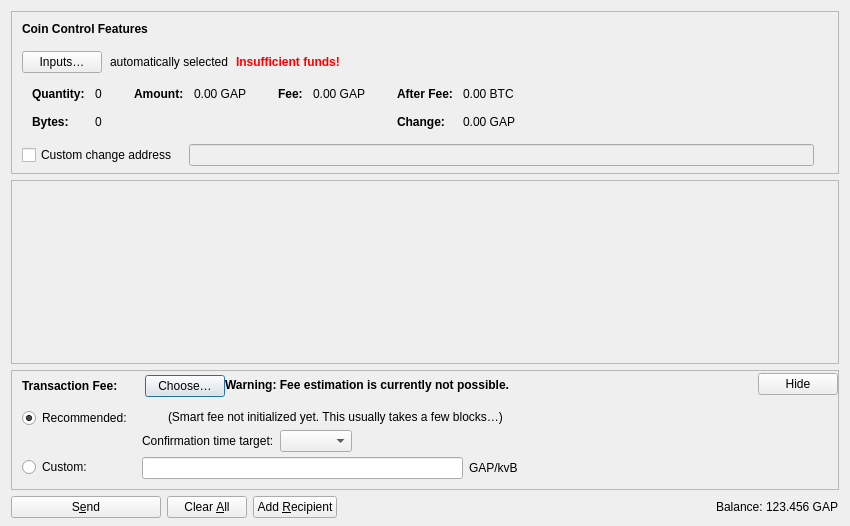
<?xml version="1.0" encoding="UTF-8"?>
<ui version="4.0">
 <class>SendCoinsDialog</class>
 <widget class="QDialog" name="SendCoinsDialog">
  <property name="geometry">
   <rect>
    <x>0</x>
    <y>0</y>
    <width>850</width>
    <height>526</height>
   </rect>
  </property>
  <property name="windowTitle">
   <string>Send Coins</string>
  </property>
  <layout class="QVBoxLayout" name="verticalLayout" stretch="0,1,0,0">
   <property name="bottomMargin">
    <number>8</number>
   </property>
   <item>
    <widget class="QFrame" name="frameCoinControl">
     <property name="sizePolicy">
      <sizepolicy hsizetype="Expanding" vsizetype="Expanding">
       <horstretch>0</horstretch>
       <verstretch>0</verstretch>
      </sizepolicy>
     </property>
     <property name="maximumSize">
      <size>
       <width>16777215</width>
       <height>16777215</height>
      </size>
     </property>
     <property name="frameShape">
      <enum>QFrame::StyledPanel</enum>
     </property>
     <property name="frameShadow">
      <enum>QFrame::Sunken</enum>
     </property>
     <layout class="QVBoxLayout" name="verticalLayoutCoinControl2">
      <property name="spacing">
       <number>0</number>
      </property>
      <property name="leftMargin">
       <number>0</number>
      </property>
      <property name="topMargin">
       <number>0</number>
      </property>
      <property name="rightMargin">
       <number>0</number>
      </property>
      <property name="bottomMargin">
       <number>6</number>
      </property>
      <item>
       <layout class="QVBoxLayout" name="verticalLayoutCoinControl" stretch="0,0,0,0,1">
        <property name="spacing">
         <number>0</number>
        </property>
        <property name="leftMargin">
         <number>10</number>
        </property>
        <property name="topMargin">
         <number>10</number>
        </property>
        <item>
         <layout class="QHBoxLayout" name="horizontalLayoutCoinControl1">
          <property name="bottomMargin">
           <number>15</number>
          </property>
          <item>
           <widget class="QLabel" name="labelCoinControlFeatures">
            <property name="sizePolicy">
             <sizepolicy hsizetype="Preferred" vsizetype="Maximum">
              <horstretch>0</horstretch>
              <verstretch>0</verstretch>
             </sizepolicy>
            </property>
            <property name="font">
             <font>
              <weight>75</weight>
              <bold>true</bold>
             </font>
            </property>
            <property name="styleSheet">
             <string notr="true">font-weight:bold;</string>
            </property>
            <property name="text">
             <string>Coin Control Features</string>
            </property>
           </widget>
          </item>
         </layout>
        </item>
        <item>
         <layout class="QHBoxLayout" name="horizontalLayoutCoinControl2" stretch="0,0,0,0">
          <property name="spacing">
           <number>8</number>
          </property>
          <property name="bottomMargin">
           <number>10</number>
          </property>
          <item>
           <widget class="QPushButton" name="pushButtonCoinControl">
            <property name="styleSheet">
             <string notr="true"/>
            </property>
            <property name="text">
             <string>Inputs…</string>
            </property>
            <property name="autoDefault">
             <bool>false</bool>
            </property>
           </widget>
          </item>
          <item>
           <widget class="QLabel" name="labelCoinControlAutomaticallySelected">
            <property name="text">
             <string>automatically selected</string>
            </property>
            <property name="margin">
             <number>5</number>
            </property>
           </widget>
          </item>
          <item>
           <widget class="QLabel" name="labelCoinControlInsuffFunds">
            <property name="font">
             <font>
              <weight>75</weight>
              <bold>true</bold>
             </font>
            </property>
            <property name="styleSheet">
             <string notr="true">color:red;font-weight:bold;</string>
            </property>
            <property name="text">
             <string>Insufficient funds!</string>
            </property>
            <property name="margin">
             <number>5</number>
            </property>
           </widget>
          </item>
          <item>
           <spacer name="horizontalSpacerCoinControl">
            <property name="orientation">
             <enum>Qt::Horizontal</enum>
            </property>
            <property name="sizeHint" stdset="0">
             <size>
              <width>40</width>
              <height>1</height>
             </size>
            </property>
           </spacer>
          </item>
         </layout>
        </item>
        <item>
         <widget class="QWidget" name="widgetCoinControl" native="true">
          <property name="sizePolicy">
           <sizepolicy hsizetype="Preferred" vsizetype="Preferred">
            <horstretch>0</horstretch>
            <verstretch>0</verstretch>
           </sizepolicy>
          </property>
          <property name="minimumSize">
           <size>
            <width>0</width>
            <height>0</height>
           </size>
          </property>
          <property name="styleSheet">
           <string notr="true"/>
          </property>
          <layout class="QHBoxLayout" name="horizontalLayoutCoinControl5">
           <property name="leftMargin">
            <number>0</number>
           </property>
           <property name="topMargin">
            <number>0</number>
           </property>
           <property name="rightMargin">
            <number>0</number>
           </property>
           <property name="bottomMargin">
            <number>0</number>
           </property>
           <item>
            <layout class="QHBoxLayout" name="horizontalLayoutCoinControl3" stretch="0,0,0,1">
             <property name="spacing">
              <number>20</number>
             </property>
             <property name="topMargin">
              <number>0</number>
             </property>
             <property name="bottomMargin">
              <number>10</number>
             </property>
             <item>
              <layout class="QFormLayout" name="formLayoutCoinControl1">
               <property name="labelAlignment">
                <set>Qt::AlignLeft|Qt::AlignVCenter</set>
               </property>
               <property name="horizontalSpacing">
                <number>10</number>
               </property>
               <property name="verticalSpacing">
                <number>14</number>
               </property>
               <property name="leftMargin">
                <number>10</number>
               </property>
               <property name="topMargin">
                <number>4</number>
               </property>
               <property name="rightMargin">
                <number>6</number>
               </property>
               <item row="0" column="0">
                <widget class="QLabel" name="labelCoinControlQuantityText">
                 <property name="font">
                  <font>
                   <weight>75</weight>
                   <bold>true</bold>
                  </font>
                 </property>
                 <property name="text">
                  <string>Quantity:</string>
                 </property>
                 <property name="margin">
                  <number>0</number>
                 </property>
                </widget>
               </item>
               <item row="0" column="1">
                <widget class="QLabel" name="labelCoinControlQuantity">
                 <property name="cursor">
                  <cursorShape>IBeamCursor</cursorShape>
                 </property>
                 <property name="contextMenuPolicy">
                  <enum>Qt::ActionsContextMenu</enum>
                 </property>
                 <property name="text">
                  <string notr="true">0</string>
                 </property>
                 <property name="margin">
                  <number>0</number>
                 </property>
                 <property name="textInteractionFlags">
                  <set>Qt::LinksAccessibleByMouse|Qt::TextSelectableByKeyboard|Qt::TextSelectableByMouse</set>
                 </property>
                </widget>
               </item>
               <item row="1" column="0">
                <widget class="QLabel" name="labelCoinControlBytesText">
                 <property name="font">
                  <font>
                   <weight>75</weight>
                   <bold>true</bold>
                  </font>
                 </property>
                 <property name="text">
                  <string>Bytes:</string>
                 </property>
                </widget>
               </item>
               <item row="1" column="1">
                <widget class="QLabel" name="labelCoinControlBytes">
                 <property name="cursor">
                  <cursorShape>IBeamCursor</cursorShape>
                 </property>
                 <property name="contextMenuPolicy">
                  <enum>Qt::ActionsContextMenu</enum>
                 </property>
                 <property name="text">
                  <string notr="true">0</string>
                 </property>
                 <property name="textInteractionFlags">
                  <set>Qt::LinksAccessibleByMouse|Qt::TextSelectableByKeyboard|Qt::TextSelectableByMouse</set>
                 </property>
                </widget>
               </item>
              </layout>
             </item>
             <item>
              <layout class="QFormLayout" name="formLayoutCoinControl2">
               <property name="horizontalSpacing">
                <number>10</number>
               </property>
               <property name="verticalSpacing">
                <number>14</number>
               </property>
               <property name="leftMargin">
                <number>6</number>
               </property>
               <property name="topMargin">
                <number>4</number>
               </property>
               <property name="rightMargin">
                <number>6</number>
               </property>
               <item row="0" column="0">
                <widget class="QLabel" name="labelCoinControlAmountText">
                 <property name="font">
                  <font>
                   <weight>75</weight>
                   <bold>true</bold>
                  </font>
                 </property>
                 <property name="text">
                  <string>Amount:</string>
                 </property>
                 <property name="margin">
                  <number>0</number>
                 </property>
                </widget>
               </item>
               <item row="0" column="1">
                <widget class="QLabel" name="labelCoinControlAmount">
                 <property name="cursor">
                  <cursorShape>IBeamCursor</cursorShape>
                 </property>
                 <property name="contextMenuPolicy">
                  <enum>Qt::ActionsContextMenu</enum>
                 </property>
                 <property name="text">
                  <string notr="true">0.00 GAP</string>
                 </property>
                 <property name="textInteractionFlags">
                  <set>Qt::LinksAccessibleByMouse|Qt::TextSelectableByKeyboard|Qt::TextSelectableByMouse</set>
                 </property>
                </widget>
               </item>
              </layout>
             </item>
             <item>
              <layout class="QFormLayout" name="formLayoutCoinControl3">
               <property name="horizontalSpacing">
                <number>10</number>
               </property>
               <property name="verticalSpacing">
                <number>14</number>
               </property>
               <property name="leftMargin">
                <number>6</number>
               </property>
               <property name="topMargin">
                <number>4</number>
               </property>
               <property name="rightMargin">
                <number>6</number>
               </property>
               <item row="0" column="0">
                <widget class="QLabel" name="labelCoinControlFeeText">
                 <property name="font">
                  <font>
                   <weight>75</weight>
                   <bold>true</bold>
                  </font>
                 </property>
                 <property name="text">
                  <string>Fee:</string>
                 </property>
                 <property name="margin">
                  <number>0</number>
                 </property>
                </widget>
               </item>
               <item row="0" column="1">
                <widget class="QLabel" name="labelCoinControlFee">
                 <property name="cursor">
                  <cursorShape>IBeamCursor</cursorShape>
                 </property>
                 <property name="contextMenuPolicy">
                  <enum>Qt::ActionsContextMenu</enum>
                 </property>
                 <property name="text">
                  <string notr="true">0.00 GAP</string>
                 </property>
                 <property name="textInteractionFlags">
                  <set>Qt::LinksAccessibleByMouse|Qt::TextSelectableByKeyboard|Qt::TextSelectableByMouse</set>
                 </property>
                </widget>
               </item>
              </layout>
             </item>
             <item>
              <layout class="QFormLayout" name="formLayoutCoinControl4">
               <property name="labelAlignment">
                <set>Qt::AlignLeft|Qt::AlignVCenter</set>
               </property>
               <property name="horizontalSpacing">
                <number>10</number>
               </property>
               <property name="verticalSpacing">
                <number>14</number>
               </property>
               <property name="leftMargin">
                <number>6</number>
               </property>
               <property name="topMargin">
                <number>4</number>
               </property>
               <property name="rightMargin">
                <number>6</number>
               </property>
               <item row="0" column="0">
                <widget class="QLabel" name="labelCoinControlAfterFeeText">
                 <property name="font">
                  <font>
                   <weight>75</weight>
                   <bold>true</bold>
                  </font>
                 </property>
                 <property name="text">
                  <string>After Fee:</string>
                 </property>
                 <property name="margin">
                  <number>0</number>
                 </property>
                </widget>
               </item>
               <item row="0" column="1">
                <widget class="QLabel" name="labelCoinControlAfterFee">
                 <property name="cursor">
                  <cursorShape>IBeamCursor</cursorShape>
                 </property>
                 <property name="contextMenuPolicy">
                  <enum>Qt::ActionsContextMenu</enum>
                 </property>
                 <property name="text">
                  <string notr="true">0.00 BTC</string>
                 </property>
                 <property name="textInteractionFlags">
                  <set>Qt::LinksAccessibleByMouse|Qt::TextSelectableByKeyboard|Qt::TextSelectableByMouse</set>
                 </property>
                </widget>
               </item>
               <item row="1" column="0">
                <widget class="QLabel" name="labelCoinControlChangeText">
                 <property name="font">
                  <font>
                   <weight>75</weight>
                   <bold>true</bold>
                  </font>
                 </property>
                 <property name="text">
                  <string>Change:</string>
                 </property>
                </widget>
               </item>
               <item row="1" column="1">
                <widget class="QLabel" name="labelCoinControlChange">
                 <property name="cursor">
                  <cursorShape>IBeamCursor</cursorShape>
                 </property>
                 <property name="contextMenuPolicy">
                  <enum>Qt::ActionsContextMenu</enum>
                 </property>
                 <property name="text">
                  <string notr="true">0.00 GAP</string>
                 </property>
                 <property name="textInteractionFlags">
                  <set>Qt::LinksAccessibleByMouse|Qt::TextSelectableByKeyboard|Qt::TextSelectableByMouse</set>
                 </property>
                </widget>
               </item>
              </layout>
             </item>
            </layout>
           </item>
          </layout>
         </widget>
        </item>
        <item>
         <layout class="QHBoxLayout" name="horizontalLayoutCoinControl4" stretch="0,0,0">
          <property name="spacing">
           <number>12</number>
          </property>
          <property name="sizeConstraint">
           <enum>QLayout::SetDefaultConstraint</enum>
          </property>
          <property name="topMargin">
           <number>5</number>
          </property>
          <property name="rightMargin">
           <number>5</number>
          </property>
          <item>
           <widget class="QCheckBox" name="checkBoxCoinControlChange">
            <property name="toolTip">
             <string>If this is activated, but the change address is empty or invalid, change will be sent to a newly generated address.</string>
            </property>
            <property name="text">
             <string>Custom change address</string>
            </property>
           </widget>
          </item>
          <item>
           <widget class="QValidatedLineEdit" name="lineEditCoinControlChange">
            <property name="enabled">
             <bool>false</bool>
            </property>
            <property name="sizePolicy">
             <sizepolicy hsizetype="Expanding" vsizetype="Fixed">
              <horstretch>0</horstretch>
              <verstretch>0</verstretch>
             </sizepolicy>
            </property>
           </widget>
          </item>
          <item>
           <widget class="QLabel" name="labelCoinControlChangeLabel">
            <property name="sizePolicy">
             <sizepolicy hsizetype="Preferred" vsizetype="Expanding">
              <horstretch>0</horstretch>
              <verstretch>0</verstretch>
             </sizepolicy>
            </property>
            <property name="minimumSize">
             <size>
              <width>0</width>
              <height>0</height>
             </size>
            </property>
            <property name="text">
             <string/>
            </property>
            <property name="margin">
             <number>3</number>
            </property>
           </widget>
          </item>
         </layout>
        </item>
        <item>
         <spacer name="verticalSpacerCoinControl">
          <property name="orientation">
           <enum>Qt::Vertical</enum>
          </property>
          <property name="sizeHint" stdset="0">
           <size>
            <width>800</width>
            <height>1</height>
           </size>
          </property>
         </spacer>
        </item>
       </layout>
      </item>
     </layout>
    </widget>
   </item>
   <item>
    <widget class="QScrollArea" name="scrollArea">
     <property name="widgetResizable">
      <bool>true</bool>
     </property>
     <widget class="QWidget" name="scrollAreaWidgetContents">
      <property name="geometry">
       <rect>
        <x>0</x>
        <y>0</y>
        <width>830</width>
        <height>104</height>
       </rect>
      </property>
      <layout class="QVBoxLayout" name="verticalLayout_2" stretch="0,1">
       <property name="leftMargin">
        <number>0</number>
       </property>
       <property name="topMargin">
        <number>0</number>
       </property>
       <property name="rightMargin">
        <number>0</number>
       </property>
       <property name="bottomMargin">
        <number>0</number>
       </property>
       <item>
        <layout class="QVBoxLayout" name="entries">
         <property name="spacing">
          <number>6</number>
         </property>
        </layout>
       </item>
       <item>
        <spacer name="verticalSpacer">
         <property name="orientation">
          <enum>Qt::Vertical</enum>
         </property>
         <property name="sizeHint" stdset="0">
          <size>
           <width>20</width>
           <height>40</height>
          </size>
         </property>
        </spacer>
       </item>
      </layout>
     </widget>
    </widget>
   </item>
   <item>
    <widget class="QFrame" name="frameFee">
     <property name="sizePolicy">
      <sizepolicy hsizetype="Expanding" vsizetype="Expanding">
       <horstretch>0</horstretch>
       <verstretch>0</verstretch>
      </sizepolicy>
     </property>
     <property name="maximumSize">
      <size>
       <width>16777215</width>
       <height>16777215</height>
      </size>
     </property>
     <property name="frameShape">
      <enum>QFrame::StyledPanel</enum>
     </property>
     <property name="frameShadow">
      <enum>QFrame::Sunken</enum>
     </property>
     <layout class="QVBoxLayout" name="verticalLayoutFee1">
      <property name="spacing">
       <number>0</number>
      </property>
      <property name="leftMargin">
       <number>0</number>
      </property>
      <property name="topMargin">
       <number>0</number>
      </property>
      <property name="rightMargin">
       <number>0</number>
      </property>
      <property name="bottomMargin">
       <number>0</number>
      </property>
      <item>
       <layout class="QVBoxLayout" name="verticalLayoutFee2" stretch="0,0,0">
        <property name="spacing">
         <number>0</number>
        </property>
        <property name="leftMargin">
         <number>10</number>
        </property>
        <property name="topMargin">
         <number>0</number>
        </property>
        <item>
         <layout class="QHBoxLayout" name="horizontalLayoutFee1">
          <property name="bottomMargin">
           <number>0</number>
          </property>
          <item>
           <layout class="QVBoxLayout" name="verticalLayoutFee7">
            <property name="spacing">
             <number>0</number>
            </property>
            <item>
             <spacer name="verticalSpacerSmartFee">
              <property name="orientation">
               <enum>Qt::Vertical</enum>
              </property>
              <property name="sizeType">
               <enum>QSizePolicy::Fixed</enum>
              </property>
              <property name="sizeHint" stdset="0">
               <size>
                <width>1</width>
                <height>4</height>
               </size>
              </property>
             </spacer>
            </item>
            <item>
             <layout class="QHBoxLayout" name="horizontalLayoutSmartFee">
              <property name="spacing">
               <number>10</number>
              </property>
              <item>
               <widget class="QLabel" name="labelFeeHeadline">
                <property name="sizePolicy">
                 <sizepolicy hsizetype="Preferred" vsizetype="Maximum">
                  <horstretch>0</horstretch>
                  <verstretch>0</verstretch>
                 </sizepolicy>
                </property>
                <property name="font">
                 <font>
                  <weight>75</weight>
                  <bold>true</bold>
                 </font>
                </property>
                <property name="styleSheet">
                 <string notr="true">font-weight:bold;</string>
                </property>
                <property name="text">
                 <string>Transaction Fee:</string>
                </property>
               </widget>
              </item>
              <item>
               <widget class="QLabel" name="labelFeeMinimized">
                <property name="text">
                 <string/>
                </property>
               </widget>
              </item>
              <item>
               <widget class="QPushButton" name="buttonChooseFee">
                <property name="text">
                 <string>Choose…</string>
                </property>
               </widget>
              </item>
             </layout>
            </item>
            <item>
             <spacer name="verticalSpacer_5">
              <property name="orientation">
               <enum>Qt::Vertical</enum>
              </property>
              <property name="sizeHint" stdset="0">
               <size>
                <width>1</width>
                <height>1</height>
               </size>
              </property>
             </spacer>
            </item>
           </layout>
          </item>
          <item>
           <widget class="QLabel" name="fallbackFeeWarningLabel">
            <property name="toolTip">
             <string>Using the fallbackfee can result in sending a transaction that will take several hours or days (or never) to confirm. Consider choosing your fee manually or wait until you have validated the complete chain.</string>
            </property>
            <property name="font">
            <font>
                <weight>75</weight>
                <bold>true</bold>
            </font>
            </property>
            <property name="text">
             <string>Warning: Fee estimation is currently not possible.</string>
            </property>
            <property name="wordWrap">
             <bool>false</bool>
            </property>
           </widget>
          </item>
          <item>
           <spacer name="horizontalSpacer_4">
            <property name="orientation">
             <enum>Qt::Horizontal</enum>
            </property>
            <property name="sizeType">
             <enum>QSizePolicy::MinimumExpanding</enum>
            </property>
            <property name="sizeHint" stdset="0">
             <size>
              <width>40</width>
              <height>20</height>
             </size>
            </property>
           </spacer>
          </item>
          <item>
           <widget class="QPushButton" name="buttonMinimizeFee">
            <property name="toolTip">
             <string>Hide transaction fee settings</string>
            </property>
            <property name="text">
             <string>Hide</string>
            </property>
           </widget>
          </item>
         </layout>
        </item>
        <item>
         <widget class="QFrame" name="frameFeeSelection">
          <layout class="QVBoxLayout" name="verticalLayoutFee12">
           <property name="spacing">
            <number>0</number>
           </property>
           <property name="leftMargin">
            <number>0</number>
           </property>
           <property name="topMargin">
            <number>0</number>
           </property>
           <property name="rightMargin">
            <number>0</number>
           </property>
           <property name="bottomMargin">
            <number>0</number>
           </property>
           <item>
            <layout class="QGridLayout" name="gridLayoutFee">
             <property name="topMargin">
              <number>10</number>
             </property>
             <property name="bottomMargin">
              <number>4</number>
             </property>
             <property name="horizontalSpacing">
              <number>10</number>
             </property>
             <property name="verticalSpacing">
              <number>4</number>
             </property>
             <item row="1" column="1">
              <layout class="QVBoxLayout" name="verticalLayoutFee8">
               <property name="spacing">
                <number>6</number>
               </property>
               <item>
                <layout class="QHBoxLayout" name="horizontalLayoutFee13">
                 <item>
                  <widget class="RiecoinAmountField" name="customFee"/>
                 </item>
                 <item>
                  <widget class="QLabel" name="labelCustomPerKilobyte">
                   <property name="toolTip">
                    <string>Specify a custom fee per kB (1,000 bytes) of the transaction's virtual size.</string>
                   </property>
                   <property name="text">
                    <string>GAP/kvB</string>
                   </property>
                  </widget>
                 </item>
                 <item>
                  <spacer name="horizontalSpacer_6">
                   <property name="orientation">
                    <enum>Qt::Horizontal</enum>
                   </property>
                   <property name="sizeHint" stdset="0">
                    <size>
                     <width>1</width>
                     <height>1</height>
                    </size>
                   </property>
                  </spacer>
                 </item>
                </layout>
               </item>
               <item>
                <layout class="QHBoxLayout" name="horizontalLayoutFee8">
                 <item>
                  <spacer name="horizontalSpacer_2">
                   <property name="orientation">
                    <enum>Qt::Horizontal</enum>
                   </property>
                   <property name="sizeHint" stdset="0">
                    <size>
                     <width>1</width>
                     <height>1</height>
                    </size>
                   </property>
                  </spacer>
                 </item>
                </layout>
               </item>
              </layout>
             </item>
             <item row="0" column="0">
              <layout class="QVBoxLayout" name="verticalLayoutFee4" stretch="0,1">
               <item>
                <widget class="QRadioButton" name="radioSmartFee">
                 <property name="text">
                  <string>Recommended:</string>
                 </property>
                 <property name="checked">
                  <bool>true</bool>
                 </property>
                 <attribute name="buttonGroup">
                  <string notr="true">groupFee</string>
                 </attribute>
                </widget>
               </item>
               <item>
                <spacer name="verticalSpacer_2">
                 <property name="orientation">
                  <enum>Qt::Vertical</enum>
                 </property>
                 <property name="sizeHint" stdset="0">
                  <size>
                   <width>1</width>
                   <height>1</height>
                  </size>
                 </property>
                </spacer>
               </item>
              </layout>
             </item>
             <item row="1" column="0">
              <layout class="QVBoxLayout" name="verticalLayoutFee9" stretch="0,1">
               <item>
                <widget class="QRadioButton" name="radioCustomFee">
                 <property name="text">
                  <string>Custom:</string>
                 </property>
                 <attribute name="buttonGroup">
                  <string notr="true">groupFee</string>
                 </attribute>
                </widget>
               </item>
               <item>
                <spacer name="verticalSpacer_6">
                 <property name="orientation">
                  <enum>Qt::Vertical</enum>
                 </property>
                 <property name="sizeHint" stdset="0">
                  <size>
                   <width>1</width>
                   <height>1</height>
                  </size>
                 </property>
                </spacer>
               </item>
              </layout>
             </item>
             <item row="0" column="1">
              <layout class="QVBoxLayout" name="verticalLayoutFee3" stretch="0,0,1">
               <property name="spacing">
                <number>6</number>
               </property>
               <property name="topMargin">
                <number>2</number>
               </property>
               <item>
                <layout class="QHBoxLayout" name="horizontalLayoutFee12">
                 <item>
                  <widget class="QLabel" name="labelSmartFee">
                   <property name="text">
                    <string/>
                   </property>
                  </widget>
                 </item>
                 <item>
                  <widget class="QLabel" name="labelFeeEstimation">
                   <property name="text">
                    <string/>
                   </property>
                  </widget>
                 </item>
                 <item>
                  <widget class="QLabel" name="labelSmartFee2">
                   <property name="text">
                    <string>(Smart fee not initialized yet. This usually takes a few blocks…)</string>
                   </property>
                  </widget>
                 </item>
                 <item>
                  <spacer name="horizontalSpacer_5">
                   <property name="orientation">
                    <enum>Qt::Horizontal</enum>
                   </property>
                   <property name="sizeHint" stdset="0">
                    <size>
                     <width>1</width>
                     <height>1</height>
                    </size>
                   </property>
                  </spacer>
                 </item>
                </layout>
               </item>
               <item>
                <layout class="QHBoxLayout" name="horizontalLayoutFee9">
                 <item>
                  <layout class="QVBoxLayout" name="verticalLayoutFee6">
                   <item>
                    <widget class="QLabel" name="labelSmartFee3">
                     <property name="text">
                      <string>Confirmation time target:</string>
                     </property>
                    </widget>
                   </item>
                  </layout>
                 </item>
                 <item>
                  <layout class="QVBoxLayout" name="verticalLayoutFee5">
                   <property name="rightMargin">
                    <number>30</number>
                   </property>
                   <item>
                    <layout class="QHBoxLayout" name="horizontalLayoutConfTarget">
                     <property name="bottomMargin">
                      <number>0</number>
                     </property>
                     <item>
                      <widget class="QComboBox" name="confTargetSelector"/>
                     </item>
                     <item>
                      <spacer name="horizontalSpacerConfTarget">
                       <property name="orientation">
                        <enum>Qt::Horizontal</enum>
                       </property>
                       <property name="sizeHint" stdset="0">
                        <size>
                         <width>40</width>
                         <height>20</height>
                        </size>
                       </property>
                      </spacer>
                     </item>
                    </layout>
                   </item>
                  </layout>
                 </item>
                </layout>
               </item>
               <item>
                <spacer name="verticalSpacer_4">
                 <property name="orientation">
                  <enum>Qt::Vertical</enum>
                 </property>
                 <property name="sizeHint" stdset="0">
                  <size>
                   <width>1</width>
                   <height>1</height>
                  </size>
                 </property>
                </spacer>
               </item>
              </layout>
             </item>
            </layout>
           </item>
          </layout>
         </widget>
        </item>
        <item>
         <spacer name="verticalSpacerFee">
          <property name="orientation">
           <enum>Qt::Vertical</enum>
          </property>
          <property name="sizeHint" stdset="0">
           <size>
            <width>40</width>
            <height>5</height>
           </size>
          </property>
         </spacer>
        </item>
       </layout>
      </item>
     </layout>
    </widget>
   </item>
   <item>
    <layout class="QHBoxLayout" name="horizontalLayout">
     <item>
      <widget class="QPushButton" name="sendButton">
       <property name="minimumSize">
        <size>
         <width>150</width>
         <height>0</height>
        </size>
       </property>
       <property name="toolTip">
        <string>Confirm the send action</string>
       </property>
       <property name="text">
        <string>S&amp;end</string>
       </property>
       <property name="icon">
        <iconset resource="../riecoin.qrc">
         <normaloff>:/icons/send</normaloff>:/icons/send</iconset>
       </property>
       <property name="autoDefault">
        <bool>false</bool>
       </property>
       <property name="default">
        <bool>false</bool>
       </property>
      </widget>
     </item>
     <item>
      <widget class="QPushButton" name="clearButton">
       <property name="sizePolicy">
        <sizepolicy hsizetype="Minimum" vsizetype="Fixed">
         <horstretch>0</horstretch>
         <verstretch>0</verstretch>
        </sizepolicy>
       </property>
       <property name="toolTip">
        <string>Clear all fields of the form.</string>
       </property>
       <property name="text">
        <string>Clear &amp;All</string>
       </property>
       <property name="icon">
        <iconset resource="../riecoin.qrc">
         <normaloff>:/icons/remove</normaloff>:/icons/remove</iconset>
       </property>
       <property name="autoDefault">
        <bool>false</bool>
       </property>
      </widget>
     </item>
     <item>
      <widget class="QPushButton" name="addButton">
       <property name="toolTip">
        <string>Send to multiple recipients at once</string>
       </property>
       <property name="text">
        <string>Add &amp;Recipient</string>
       </property>
       <property name="icon">
        <iconset resource="../riecoin.qrc">
         <normaloff>:/icons/add</normaloff>:/icons/add</iconset>
       </property>
       <property name="autoDefault">
        <bool>false</bool>
       </property>
      </widget>
     </item>
     <item>
      <spacer name="horizontalSpacer">
       <property name="orientation">
        <enum>Qt::Horizontal</enum>
       </property>
       <property name="sizeHint" stdset="0">
        <size>
         <width>40</width>
         <height>20</height>
        </size>
       </property>
      </spacer>
     </item>
     <item>
      <layout class="QHBoxLayout" name="horizontalLayout_2">
       <property name="spacing">
        <number>3</number>
       </property>
       <item>
        <widget class="QLabel" name="labelBalanceName">
         <property name="sizePolicy">
          <sizepolicy hsizetype="Preferred" vsizetype="Fixed">
           <horstretch>0</horstretch>
           <verstretch>0</verstretch>
          </sizepolicy>
         </property>
         <property name="text">
          <string>Balance:</string>
         </property>
        </widget>
       </item>
       <item>
        <widget class="QLabel" name="labelBalance">
         <property name="sizePolicy">
          <sizepolicy hsizetype="Preferred" vsizetype="Fixed">
           <horstretch>0</horstretch>
           <verstretch>0</verstretch>
          </sizepolicy>
         </property>
         <property name="cursor">
          <cursorShape>IBeamCursor</cursorShape>
         </property>
         <property name="text">
          <string notr="true">123.456 GAP</string>
         </property>
         <property name="textInteractionFlags">
          <set>Qt::LinksAccessibleByMouse|Qt::TextSelectableByKeyboard|Qt::TextSelectableByMouse</set>
         </property>
        </widget>
       </item>
      </layout>
     </item>
    </layout>
   </item>
  </layout>
 </widget>
 <customwidgets>
  <customwidget>
   <class>QValidatedLineEdit</class>
   <extends>QLineEdit</extends>
   <header>qt/qvalidatedlineedit.h</header>
  </customwidget>
  <customwidget>
   <class>RiecoinAmountField</class>
   <extends>QLineEdit</extends>
   <header>qt/riecoinamountfield.h</header>
   <container>1</container>
  </customwidget>
 </customwidgets>
 <resources>
  <include location="../riecoin.qrc"/>
 </resources>
 <connections/>
 <buttongroups>
  <buttongroup name="groupFee"/>
 </buttongroups>
</ui>
